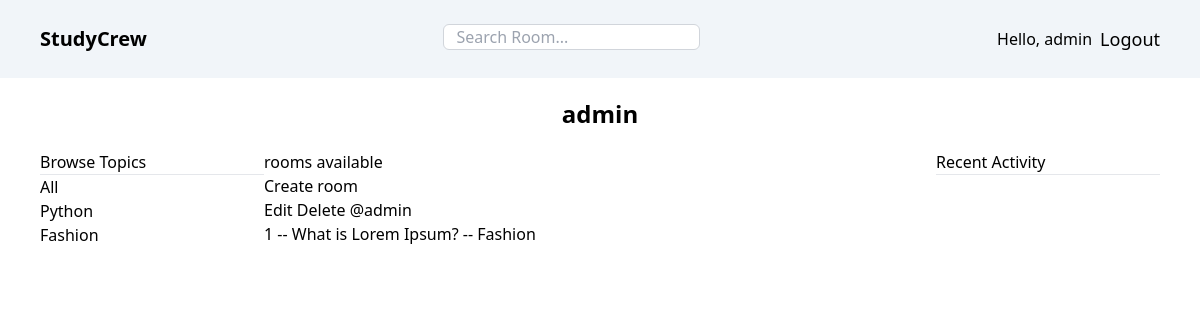
Before: /profile/1/ (signed in) with the older database file.
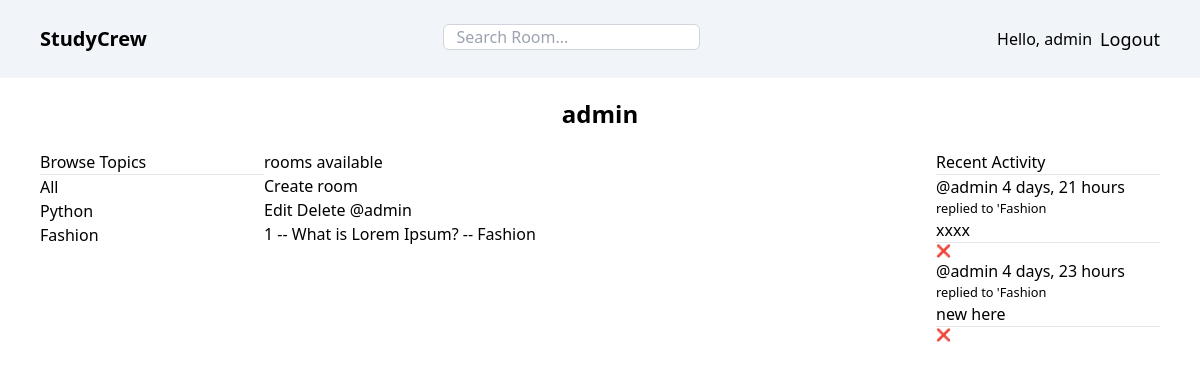
After: the same page with the newer database file.
### base/models.py (models this page shows, shortened)
class Topic(models.Model):
  name = models.CharField(max_length=200)
  updated = models.DateTimeField(auto_now=True)
  created = models.DateTimeField(auto_now_add=True)

class Room(models.Model):
  host = models.ForeignKey(User, on_delete=models.SET_NULL, null=True)
  topic = models.ForeignKey(Topic, on_delete=models.SET_NULL, null=True)
  name = models.CharField(max_length=225)
  description = models.TextField(null=True, blank=True)
  participants = models.ManyToManyField(User, related_name='participants', blank=True)
  updated = models.DateTimeField(auto_now=True)
  created = models.DateTimeField(auto_now_add=True)
  class Meta:
    ordering = ['-updated', '-created']
  def __str__(self):
    return self.name

class Message(models.Model):
  user = models.ForeignKey(User, on_delete=models.CASCADE)
  room = models.ForeignKey(Room, on_delete=models.CASCADE)
  body = models.TextField()
  updated = models.DateTimeField(auto_now=True)
  created = models.DateTimeField(auto_now_add=True)
  class Meta:
    ordering = ['-updated', '-created']
  def __str__(self):
    return self.body[0:50]

### base/views.py (the view)
# urls.py: path('profile/<str:pk>/', views.userprofile, name='user-profile'),
@login_required(login_url='login')
def userprofile(request, pk):
  user = User.objects.get(id=pk)
  rooms = user.room_set.all()
  room_messages = user.message_set.all()
  topics = Topic.objects.all()
  context = {
    'user': user,
    'rooms': rooms,
    'room_messages' : room_messages,
    'topics': topics
  }
  return render(request, 'base/profile.html', context)

### base/templates/base/profile.html (shortened to what this page needs)
<body>
  {% extends 'main.html' %}
  {% block content %}
  <div class="px-10">
    <h1 class="text-center text-2xl font-semibold my-5">{{user.username}}</h1>
    <div class="grid grid-cols-5">
      <div class="col-span-1">
        {% include 'base/topic_comp.html' %}
      </div>
      <div class="col-span-3">
        <h5>{{room_count}} rooms available</h5>
        <a href="{% url 'create-room' %}"> Create room</a>
        <div>
          {% include 'base/feed_comp.html' %}
        </div>
      </div>
      <div class="col-span-1">
        {% include 'base/activity_comp.html' %}
      </div>
    </div>
  </div>
  {% endblock content %}

### templates/main.html (shortened to what this page needs)
<!DOCTYPE html>
{% load static %}
<html lang="en">
<head>
  <script src="https://cdn.tailwindcss.com"></script>
  <link rel="stylesheet" type="text/css" media="screen" href="{% static 'styles/main.css' %}">
</head>
<body class="w-full">
  {% include 'navbar.html' %}
  {% block content %}
  {% endblock %}
</body>
</html>

### templates/navbar.html
<div class="bg-slate-100 p-5 md:px-10 py-3 flex items-center justify-between gap-5">
  <a href="/" class="text-xl font-semibold">
    StudyCrew
  </a>
  <form action="{% url 'home' %}" method="GET" class="flex items-center">
    <input type="text" name="q" class="border border-gray-300 rounded-md px-3 mt-3 " placeholder="Search Room..." />
  </form>
  {% if request.user.is_authenticated %}
  <div class="flex items-center gap-2">
    <p>Hello, {{ request.user.username }}</p>
    <a href="{% url 'logout' %}" class="text-lg font-medium">
      Logout
    </a>
  </div>
  {% else %}
  <a href="{% url 'login' %}" class="text-lg font-medium">
    login
  </a>
  {% endif %}
</div>

### base/templates/base/topic_comp.html
<div>
  <h3>Browse Topics</h3>
  <hr>
  <div class="">
    <a href="{% url 'home' %}">All</a>
  </div>
  {% for topic in topics %}
  <div class="">
    <a href="{% url 'home' %}?q={{topic.name}}">{{topic.name}}</a>
  </div>
  {% endfor %}
</div>

### base/templates/base/feed_comp.html
<div>
  {% for room in rooms %}
    <div class="">
      {% if request.user.is_authenticated %}
        <a href="{% url 'update-room' room.id  %}"> Edit</a>
        <a href="{% url 'delete-room' room.id  %}"> Delete</a>
      {% endif %}
      <a href="{% url 'user-profile' room.host.id %}">@{{ room.host.username }}</a>
      <h5>{{ room.id }} -- <a href="{% url 'room' room.id %}">{{ room.name }}</a> -- {{ room.topic.name }}</h5>
    </div>
  {% endfor %}
</div>

### base/templates/base/activity_comp.html
    <div>
      <h3>Recent Activity</h3>
      <hr>
      <div class="">
        {% for message in room_messages %}
          <div class="">
            <a href="{%% url 'user-profile' message.user.id }">@{{ message.user }} {{ message.created|timesince }}</a>
            <small>replied to '{{message.room}}</small>
            <p>{{message}}</p>
            <hr>
            {% if request.user == message.user %}
              <a href="{% url 'delete-message' message.id %}" class="text-xs">❌</a>
            {% endif %}
          </div>
        {% endfor %}
      </div>
    </div>

Changed rows visible on the page:
added Message: user "admin", created "4 days, 21 hours", room "Fashion", body "xxxx"
added Message: user "admin", created "4 days, 23 hours", room "Fashion", body "new here"
